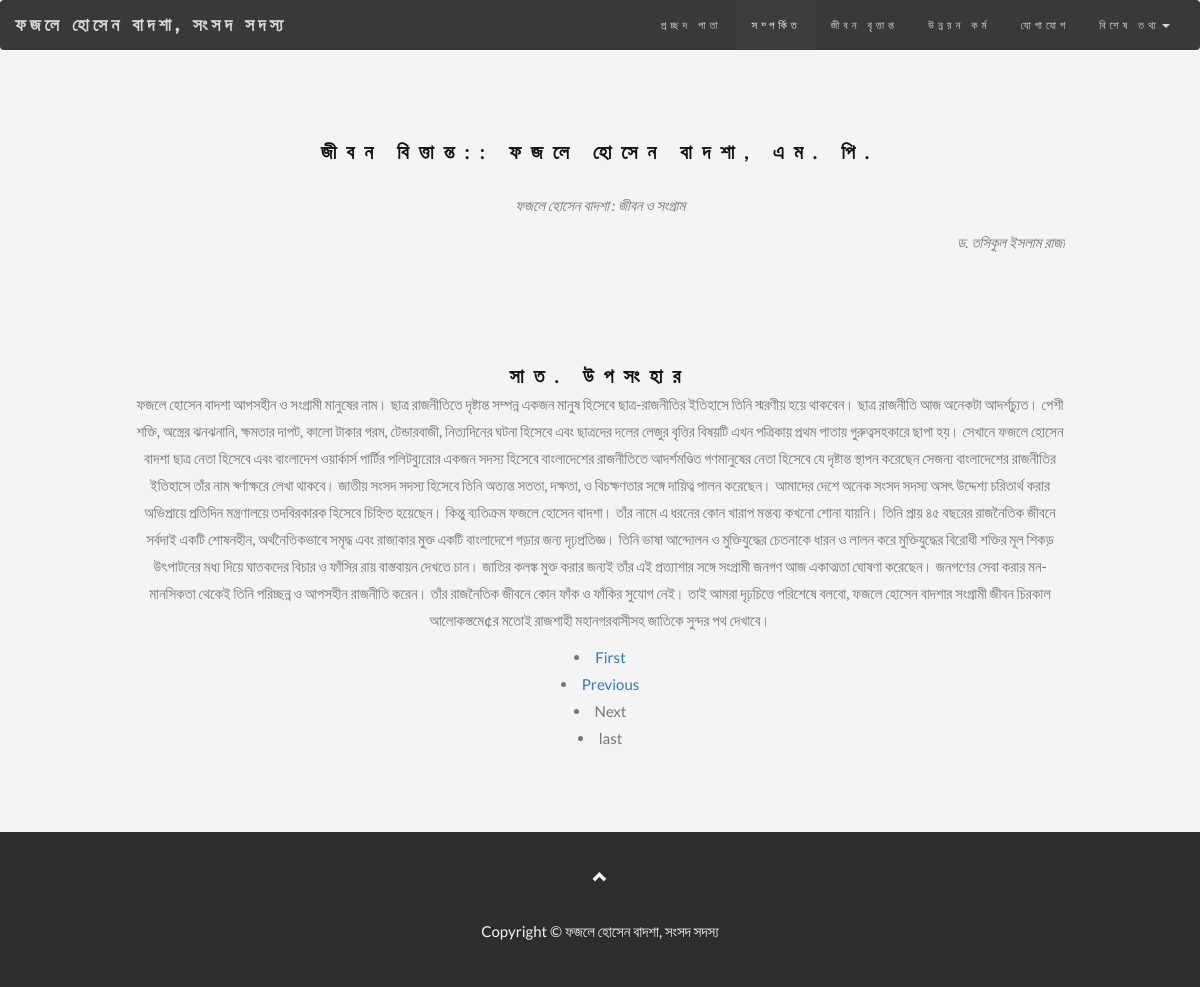
/?page=biography&pg=9, run on the app's committed database.
### tables this page shows
CREATE TABLE `self_biography` (
  `id` int(11) NOT NULL,
  `name` varchar(300) NOT NULL,
  `author` varchar(300) NOT NULL,
  `pages_title` varchar(300) NOT NULL,
  `pages_description` text NOT NULL,
  `pages_image` varchar(300) NOT NULL
);

### classes/Home.class.php (called while the page is built, shortened)
<?php
class Home {
    public static function run(){
        require_once(Url::getPage());
    }
}

### index.php (called while the page is built, shortened)
<?php
Home::run();
?>

### classes/Config.class.php (called while the page is built)
<?php
class Config {
    public static function get($path = null){
        if($path){
            $config = $GLOBALS['config'];
            $path = explode('/', $path);
            foreach ($path as $key) {
                if(isset($config[$key])){
                    $config = $config[$key];
                }
            }
            return $config;
        }
    }
}

### classes/DB.class.php (called while the page is built, shortened)
<?php
class DB {
    public $dbc, $query, $result, $error = false, $count = 0;
    public function connect(){
        try {
            $this->dbc = new mysqli(Config::get('mysql/host'), Config::get('mysql/username'), Config::get('mysql/password'));
            if(!$this->dbc){
                throw new Exception("connection error");
            } else {
                $this->dbc->select_db(Config::get('mysql/name'));
            }
            $this->dbc->set_charset("utf8");
        } catch(Exception $e){
            die($e->getMessage());
        }
    }
    public function query($sql){
        return $this->dbc->query($sql);
    }
    public function fetchAll($sql){
        $out = array();
        if($this->result = $this->query($sql)){
            $this->displayQuery($this->result);
        }
        while($result = $this->result->fetch_assoc()){
            $out[] = $result;
        }
        return $out;
    }
}

### classes/Apps.class.php (called while the page is built)
<?php
class Apps {
    public static $instance = null;
    public static function getInstance(){
        if(!isset(self::$instance)){
            self::$instance = new DB();
        }
        return self::$instance;
    }
}

### classes/Pages.class.php (called while the page is built, shortened)
<?php
class Pages {
    private $table_2 = "self_biography";
    public function getBio(){
        $sql = "SELECT * FROM `{$this->table_2}` ORDER BY id ASC";
        return Apps::getInstance()->fetchAll($sql);
    }
}

### classes/Url.class.php (called while the page is built, shortened)
<?php
class Url {
    public static $params = [];
    public static function getParam($key){
        return isset($_GET[$key]) && $_GET[$key] != "" ? $_GET[$key] : null;
    }
    public static function getAll(){
        if(!empty($_GET)){
            foreach ($_GET as $key => $value) {
                if(!empty($value)){
                    self::$params[$key] = $value;
                }
            }
        }
    }
    public static function getCurrentUrl($remove = null){
        $out = array();
        if(!empty($remove)){
            $remove = !is_array($remove) ? array($remove) : $remove;
        }
        foreach (self::$params as $key => $value) {
            $out[] = $key."=".$value;
        }
        return "?".implode("&", $out);
    }
}

### public/biography.php (the view, shortened to what this page needs)
<?php require_once "header.php"; ?>
<?php require_once "topnav.php"; ?>
<div id="band" class="container text-center">
    <?php $objPage = new Pages();
    $rows = $objPage->getBio();
    if(!empty($rows)){ ?>
        <h3><strong>জীবন বিত্তান্ত:: ফজলে হোসেন বাদশা, এম. পি.</strong></h3>
 <?php        $objPaging = new Paging($rows, 1);
        $bios = $objPaging->getRecords();
        foreach ($bios as $bio) {
            ?>
            <div class="media">
                <div class="media-body">
                    <p><em><?php echo $bio['name']; ?></em></p>
                    <p class="pull-right"><i><?php echo $bio['author']; ?></i></p>
                    <br>
                    <br><br><br><br>
                    <h3 class="media-heading"><strong><?php echo $bio['pages_title']; ?></strong></h3>
                    <p><?php echo $bio['pages_description']; ?></p>
                </div>
            </div>
            <?php
        }
echo $objPaging->getLinks();        ?>
            </div>
  <?php  }
    ?>
<?php require_once "footer.php"; ?>

### style/style.php (style rules this page uses)
body { font: 400 15px/1.8 Lato, sans-serif; color: #777; background: #f4f4f4; }
h3, h4 { margin: 10px 0 30px 0; letter-spacing: 10px; font-size: 20px; color: #111; }
.container { padding: 80px 120px; }

### data on the page
self_biography: name "ফজলে হোসেন বাদশা : জীবন ও সংগ্রাম", author "ড. তসিকুল ইসলাম রাজা", pages_title "সাত. উপসংহার", pages_description "ফজলে হোসেন বাদশা আপসহীন ও সংগ্রামী মানুষের নাম। ছাত্র রাজনীতিতে দৃষ্টান্ত সম্পন্ন একজন মানুষ হিসেবে ছাত্র-রাজনীতির ইতিহাসে তিনি স্মরণীয় হয়ে থাকবেন। ছাত্র রাজনীতি আজ অনেকটা আদর্শচ্যুত। পেশী শক্তি, অস্ত্রের ঝনঝনানি, ক্ষমতার দাপট, কালো টাকার গরম, টেন্ডারবাজী, নিত্যদিনের ঘটনা হিসেবে এবং ছাত্রদের দলের লেজুর বৃত্তির বিষয়টি এখন পত্রিকায় প্রথম পাতায় গুরুত্বসহকারে ছাপা হয়। সেখানে ফজলে হোসেন বাদশা ছাত্র নেতা হিসেবে এবং বাংলাদেশ ওয়ার্কার্স পার্টির পলিটব্যুরোর একজন সদস্য হিসেবে বাংলাদেশের রাজনীতিতে আদর্শমণ্ডিত গণমানুষের নেতা হিসেবে যে দৃষ্টান্ত স্থাপন করেছেন সেজন্য বাংলাদেশের রাজনীতির ইতিহাসে তাঁর নাম স্বর্ণাক্ষরে লেখা থাকবে। জাতীয় সংসদ সদস্য হিসেবে তিনি অত্যন্ত সততা, দক্ষতা, ও বিচক্ষণতার সঙ্গে দায়িত্ব…"
